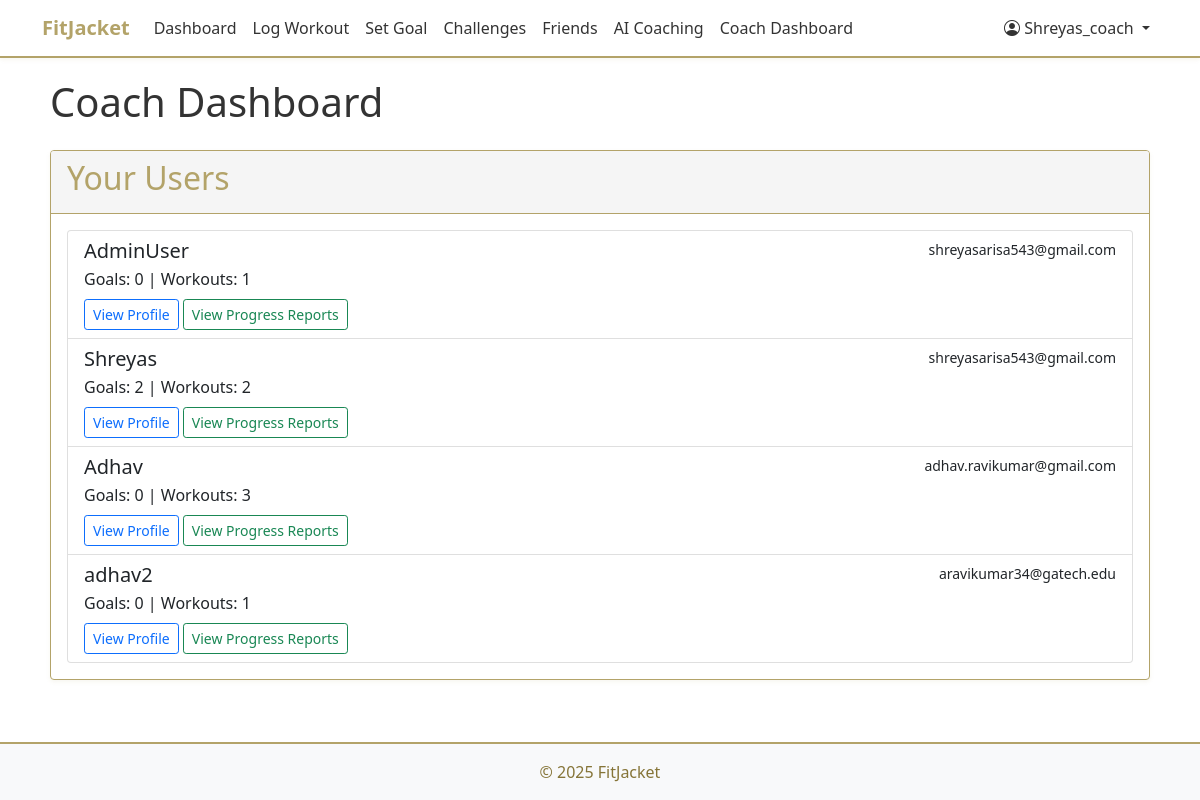
/coach-dashboard/ (signed in), run on the app's committed database.
### fitness/models.py (models this page shows, shortened)
class CustomUser(AbstractUser):
    USER_TYPE_CHOICES = (
        ('user', 'User'),
        ('coach', 'Coach'),
    )
    user_type = models.CharField(max_length=10, choices=USER_TYPE_CHOICES, default='user')
    bio = models.TextField(blank=True)
    profile_picture = models.ImageField(upload_to='profile_pictures/', null=True, blank=True)
    fitness_level = models.CharField(max_length=20, choices=(
        ('beginner', 'Beginner'),
        ('intermediate', 'Intermediate'),
        ('advanced', 'Advanced'),
    ), default='beginner')
    friends = models.ManyToManyField('self', symmetrical=False, blank=True)

### fitness/views.py (the view)
# urls.py: path('coach-dashboard/', views.coach_dashboard, name='coach_dashboard'),
@login_required
def coach_dashboard(request):
    if request.user.user_type != 'coach':
        return redirect('dashboard')
    users = CustomUser.objects.filter(user_type='user')
    workout_plans = WorkoutPlan.objects.filter(coach=request.user)
    challenges = Challenge.objects.filter(challenger=request.user)
    return render(request, 'fitness/coach_dashboard.html', {
        'users': users,
        'workout_plans': workout_plans,
        'challenges': challenges
    })

### fitness/templates/fitness/coach_dashboard.html
{% extends 'fitness/base.html' %}
{% block content %}
<h1 class="mb-4">Coach Dashboard</h1>
<div class="card">
    <div class="card-header">
        <h2>Your Users</h2>
    </div>
    <div class="card-body">
        {% if users %}
            <div class="list-group">
                {% for user in users %}
                    <div class="list-group-item">
                        <div class="d-flex w-100 justify-content-between">
                            <h5 class="mb-1">{{ user.username }}</h5>
                            <small>{{ user.email }}</small>
                        </div>
                        <p class="mb-1">Goals: {{ user.goal_set.count }} | Workouts: {{ user.workout_set.count }}</p>
                        <div class="mt-2">
                            <a href="{% url 'user_profile' user.id %}" class="btn btn-sm btn-outline-primary">View Profile</a>
                            <a href="{% url 'view_student_progress' user.id %}" class="btn btn-sm btn-outline-success">View Progress Reports</a>
                        </div>
                    </div>
                {% endfor %}
            </div>
        {% else %}
            <p>No users assigned to you yet.</p>
        {% endif %}
    </div>
</div>
{% endblock %}

### fitness/templates/fitness/base.html (shortened to what this page needs)
<!DOCTYPE html>
<html lang="en">
<head>
    <link href="https://cdn.jsdelivr.net/npm/bootstrap@5.1.3/dist/css/bootstrap.min.css" rel="stylesheet">
    <link rel="stylesheet" href="https://cdn.jsdelivr.net/npm/bootstrap-icons@1.7.2/font/bootstrap-icons.css">
</head>
<body>
    <nav class="navbar navbar-expand-lg navbar-light bg-light">
        <div class="container">
            <a class="navbar-brand" href="{% url 'home' %}">FitJacket</a>
            <div class="collapse navbar-collapse" id="navbarNav">
                <ul class="navbar-nav me-auto">
                    {% if user.is_authenticated %}
                        <li class="nav-item">
                            <a class="nav-link" href="{% url 'dashboard' %}">Dashboard</a>
                        </li>
                        <li class="nav-item">
                            <a class="nav-link" href="{% url 'log_workout' %}">Log Workout</a>
                        </li>
                        <li class="nav-item">
                            <a class="nav-link" href="{% url 'set_goal' %}">Set Goal</a>
                        </li>
                        <li class="nav-item">
                            <a class="nav-link" href="{% url 'challenges' %}">Challenges</a>
                        </li>
                        <li class="nav-item">
                            <a class="nav-link" href="{% url 'friends' %}">Friends</a>
                        </li>
                        <li class="nav-item">
                            <a class="nav-link" href="{% url 'ai_coaching' %}">AI Coaching</a>
                        </li>
                        {% if user.user_type == 'coach' %}
                            <li class="nav-item">
                                <a class="nav-link" href="{% url 'coach_dashboard' %}">Coach Dashboard</a>
                            </li>
                        {% endif %}
                    {% endif %}
                </ul>
                <ul class="navbar-nav">
                    {% if user.is_authenticated %}
                        <li class="nav-item dropdown">
                            <a class="nav-link dropdown-toggle" href="#" id="navbarDropdown" role="button" data-bs-toggle="dropdown">
                                <i class="bi bi-person-circle"></i> {{ user.username }}
                            </a>
                        </li>
                    {% endif %}
                </ul>
            </div>
        </div>
    </nav>
    <div class="container main-content">
        {% block content %}
        {% endblock %}
    </div>
    <footer class="footer mt-auto py-3 bg-light">
        <div class="container text-center">
            <span class="text-muted">© 2025 FitJacket</span>
        </div>
    </footer>
</body>
</html>

### fitness/templates/fitness/base.html (style rules this page uses)
:root { --gt-gold: #B3A369; --gt-dark-gold: #857437; --white: #FFFFFF; --light-gray: #F5F5F5; --dark-gray: #333333; }
html, body { height: 100%; margin: 0; background-color: var(--white); color: var(--dark-gray); }
body { display: flex; flex-direction: column; }
.navbar { background-color: var(--white) !important; border-bottom: 2px solid var(--gt-gold); box-shadow: 0 2px 4px rgba(179, 163, 105, 0.1); }
.navbar-brand { font-weight: bold; color: var(--gt-gold) !important; }
.nav-link { color: var(--dark-gray) !important; }
.main-content { padding: 20px; flex: 1 0 auto; }
.card { margin-bottom: 20px; background-color: var(--white); border: 1px solid var(--gt-gold); box-shadow: 0 2px 4px rgba(179, 163, 105, 0.1); }
.card-header { background-color: var(--light-gray); color: var(--gt-gold); font-weight: bold; border-bottom: 1px solid var(--gt-gold); }
.footer { flex-shrink: 0; width: 100%; background-color: var(--white); border-top: 2px solid var(--gt-gold); }
.text-muted { color: var(--gt-dark-gold) !important; }

### data on the page
CustomUser: username "Shreyas_coach"
CustomUser: username "AdminUser", email "shreyasarisa543@gmail.com", goal_set.count "0", workout_set.count "1"
CustomUser: username "Shreyas", email "shreyasarisa543@gmail.com", goal_set.count "2", workout_set.count "2"
CustomUser: username "Adhav", email "adhav.ravikumar@gmail.com", goal_set.count "0", workout_set.count "3"
CustomUser: username "adhav2", email "aravikumar34@gatech.edu", goal_set.count "0", workout_set.count "1"
